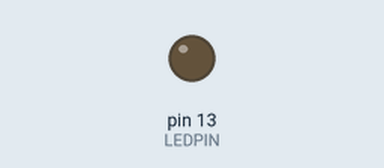
This sketch was run on a simulated Arduino Uno, built with avr-gcc and run on an emulated ATmega328P. Parts: output pins drawn as LEDs (lit = HIGH).

Above: at 5.7 s.
At 16.7 s:
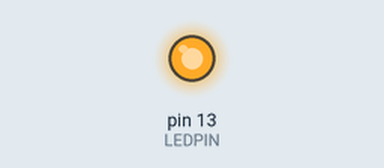
Timing chart, 0 to 27.3 s (numbered marks = the images above):
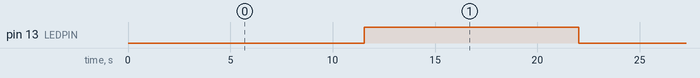

The sketch:

Q2EstouroTimer.ino
```cpp
#define LEDPIN 13

volatile byte state = LOW;
void setup()
{
  pinMode(LEDPIN, OUTPUT);
  cli();
  TCCR1A = 0;
  TCCR1B = 0;
  TIMSK1 |= (1 << TOIE1);
  TCCR1B |= (1 << CS12); // Sets bit CS12 in TCCR1B


  sei();
}

volatile byte segundos = 0;
ISR(TIMER1_OVF_vect)
{
    if(segundos == 10){//10 segundos
      segundos = 0;
      state = ! state;
    }
    segundos++;
}

void loop() {
  digitalWrite(LEDPIN, state);
}
```

Measured:
- by itself, pin 13 (LEDPIN): alternates HIGH for 10.5 s and LOW for 10.5 s
